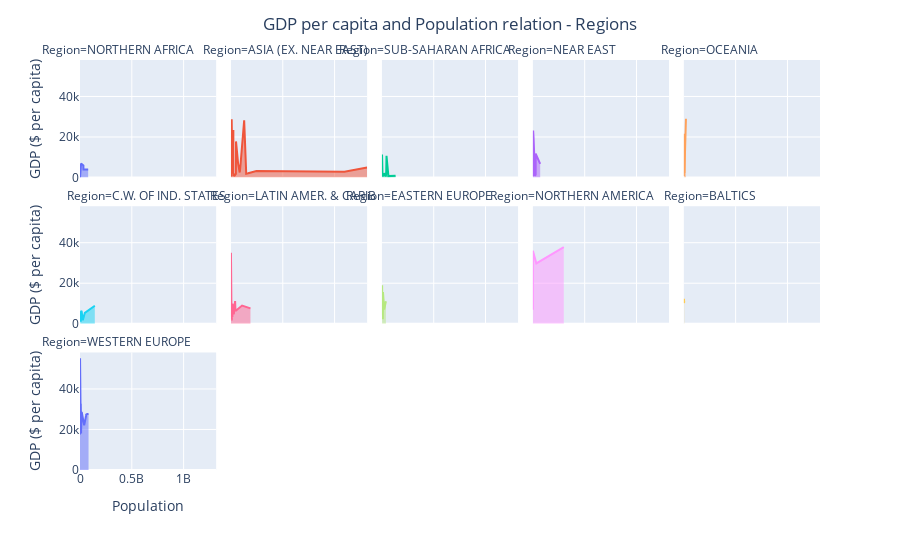

Write notebook code for a chart like this one.
### Code cell
# Configuring the area plot
fig = px.area(gdpChart,
              x="Population",
              y="GDP ($ per capita)",
              color="Region",
              facet_col="Region",  
              facet_col_wrap=5,
              height=550)
fig.update_layout(title="GDP per capita and Population relation - Regions", #BURAYI DEĞİŞTİR
                  title_x=0.50)
fig.update_layout(showlegend = False, yaxis_title = "GDP ($ per capita)")
fig.show()

### Figure 1 — Plotly figure (JSON) as saved in the notebook; plotly's stock layout.template omitted (floating-point values rounded to 4 significant figures)
{"data": [{"fillpattern": {"shape": ""}, "hovertemplate": "Region=NORTHERN AFRICA                    <br>Population=%{x}<br>GDP ($ per capita)=%{y}<extra></extra>", "legendgroup": "NORTHERN AFRICA                    ", "line": {"color": "#636efa"}, "marker": {"symbol": "circle"}, "mode": "lines", "name": "NORTHERN AFRICA                    ", "orientation": "v", "showlegend": true, "stackgroup": "1", "type": "scatter", "x": [273008, 33241259, 78887007, 32930091, 5900754, 10175014], "xaxis": "x11", "y": [0, 4000, 4000, 6000, 6400, 6900], "yaxis": "y11"}, {"fillpattern": {"shape": ""}, "hovertemplate": "Region=ASIA (EX. NEAR EAST)         <br>Population=%{x}<br>GDP ($ per capita)=%{y}<extra></extra>", "legendgroup": "ASIA (EX. NEAR EAST)         ", "line": {"color": "#EF553B"}, "marker": {"symbol": "circle"}, "mode": "lines", "name": "ASIA (EX. NEAR EAST)         ", "orientation": "v", "showlegend": true, "stackgroup": "1", "type": "scatter", "x": [1062777, 31056997, 23113019, 2279723, 28287147, 6368481, 47382633, 2832224, 13881427, 147365352, 165803560, 84402966, 1095351995, 245452739, 20222240, 359008, 89468677, 1313973713, 68688433, 64631595, 24385858, 48846823, 379444, 453125, 23036087, 4492150, 127463611, 6940432], "xaxis": "x12", "y": [500, 700, 1300, 1300, 1400, 1700, 1800, 1800, 1900, 1900, 2100, 2500, 2900, 3200, 3700, 3900, 4600, 5000, 7000, 7400, 9000, 17800, 18600, 19400, 23400, 23700, 28200, 28800], "yaxis": "y12"}, {"fillpattern": {"shape": ""}, "hovertemplate": "Region=SUB-SAHARAN AFRICA                 <br>Population=%{x}<br>GDP ($ per capita)=%{y}<extra></extra>", "legendgroup": "SUB-SAHARAN AFRICA                 ", "line": {"color": "#00cc96"}, "marker": {"symbol": "circle"}, "mode": "lines", "name": "SUB-SAHARAN AFRICA                 ", "orientation": "v", "showlegend": true, "stackgroup": "1", "type": "scatter", "x": [8863338, 6005250, 13013926, 37445392, 8090068, 3702314, 62660551, 690948, 4786994, 74777981, 1442029, 12525094, 11502010, 18595469, 11716829, 131859731, 34707817, 3042004, 4303356, 7862944, 13902972, 9944201, 193413, 19686505, 8648248, 486530, 28195754, 17654843, 420979, 5548702, 11987121, 1641564, 17340702, 3177388, 12236805, 12127071, 41236378, 9690222, 22409572, 7502, 201234, 540109, 2022331, 1136334, 1424906, 787584, 2044147, 81541, 1639833, 44187637, 1240827], "xaxis": "x13", "y": [500, 500, 600, 600, 600, 700, 700, 700, 700, 700, 800, 800, 800, 800, 900, 900, 1000, 1000, 1100, 1100, 1100, 1200, 1200, 1200, 1300, 1300, 1400, 1400, 1400, 1500, 1600, 1700, 1800, 1800, 1900, 1900, 1900, 2100, 2200, 2500, 2600, 2700, 3000, 4900, 5500, 5800, 7200, 7800, 9000, 10700, 11400], "yaxis": "y13"}, {"fillpattern": {"shape": ""}, "hovertemplate": "Region=NEAR EAST                          <br>Population=%{x}<br>GDP ($ per capita)=%{y}<extra></extra>", "legendgroup": "NEAR EAST                          ", "line": {"color": "#ab63fa"}, "marker": {"symbol": "circle"}, "mode": "lines", "name": "NEAR EAST                          ", "orientation": "v", "showlegend": true, "stackgroup": "1", "type": "scatter", "x": [1428757, 21456188, 2460492, 26783383, 18881361, 5906760, 3874050, 70413958, 27019731, 3102229, 698585, 2418393, 784301, 6352117, 885359, 2602713], "xaxis": "x14", "y": [600, 800, 800, 1500, 3300, 4300, 4800, 6700, 11800, 13100, 16900, 19000, 19200, 19800, 21500, 23200], "yaxis": "y14"}, {"fillpattern": {"shape": ""}, "hovertemplate": "Region=OCEANIA                            <br>Population=%{x}<br>GDP ($ per capita)=%{y}<extra></extra>", "legendgroup": "OCEANIA                            ", "line": {"color": "#FFA15A"}, "marker": {"symbol": "circle"}, "mode": "lines", "name": "OCEANIA                            ", "orientation": "v", "showlegend": true, "stackgroup": "1", "type": "scatter", "x": [105432, 11810, 60422, 552438, 108004, 5670544, 114689, 208869, 16025, 21388, 13287, 176908, 905949, 57794, 20579, 82459, 219246, 274578, 171019, 4076140, 20264082], "xaxis": "x15", "y": [800, 1100, 1600, 1700, 2000, 2200, 2200, 2900, 3700, 5000, 5000, 5600, 5800, 8000, 9000, 12500, 15000, 17500, 21000, 21600, 29000], "yaxis": "y15"}, {"fillpattern": {"shape": ""}, "hovertemplate": "Region=C.W. OF IND. STATES <br>Population=%{x}<br>GDP ($ per capita)=%{y}<extra></extra>", "legendgroup": "C.W. OF IND. STATES ", "line": {"color": "#19d3f3"}, "marker": {"symbol": "circle"}, "mode": "lines", "name": "C.W. OF IND. STATES ", "orientation": "v", "showlegend": true, "stackgroup": "1", "type": "scatter", "x": [7320815, 5213898, 27307134, 4466706, 4661473, 7961619, 2976372, 46710816, 5042920, 10293011, 15233244, 142893540], "xaxis": "x6", "y": [1000, 1600, 1700, 1800, 2500, 3400, 3500, 5400, 5800, 6100, 6300, 8900], "yaxis": "y6"}, {"fillpattern": {"shape": ""}, "hovertemplate": "Region=LATIN AMER. & CARIB    <br>Population=%{x}<br>GDP ($ per capita)=%{y}<extra></extra>", "legendgroup": "LATIN AMER. & CARIB    ", "line": {"color": "#FF6692"}, "marker": {"symbol": "circle"}, "mode": "lines", "name": "LATIN AMER. & CARIB    ", "orientation": "v", "showlegend": true, "stackgroup": "1", "type": "scatter", "x": [8308504, 5570129, 8989046, 7326496, 117848, 11382820, 13547510, 9439, 2758124, 767245, 439117, 12293545, 6506464, 6822378, 25730435, 287730, 89703, 28302603, 168458, 68910, 9183984, 3191319, 43593035, 188078227, 452776, 199509, 13477, 39129, 107449525, 4075261, 1065842, 21152, 16134219, 69108, 39921833, 221736, 3431932, 436131, 279912, 23098, 303770, 3927188, 108605, 71891, 45436], "xaxis": "x7", "y": [1600, 2300, 2400, 2600, 2900, 2900, 3300, 3400, 3900, 4000, 4000, 4100, 4700, 4800, 4800, 4900, 5000, 5100, 5400, 5400, 6000, 6300, 6300, 7600, 8000, 8300, 8600, 8800, 9000, 9100, 9500, 9600, 9900, 11000, 11200, 11400, 12800, 14400, 15700, 16000, 16700, 16800, 17200, 28000, 35000], "yaxis": "y7"}, {"fillpattern": {"shape": ""}, "hovertemplate": "Region=EASTERN EUROPE                     <br>Population=%{x}<br>GDP ($ per capita)=%{y}<extra></extra>", "legendgroup": "EASTERN EUROPE                     ", "line": {"color": "#B6E880"}, "marker": {"symbol": "circle"}, "mode": "lines", "name": "EASTERN EUROPE                     ", "orientation": "v", "showlegend": true, "stackgroup": "1", "type": "scatter", "x": [9396411, 3581655, 4498976, 2050554, 22303552, 7385367, 4494749, 38536869, 5439448, 9981334, 10235455, 2010347], "xaxis": "x8", "y": [2200, 4500, 6100, 6700, 7000, 7600, 10600, 11100, 13300, 13900, 15700, 19000], "yaxis": "y8"}, {"fillpattern": {"shape": ""}, "hovertemplate": "Region=NORTHERN AMERICA                   <br>Population=%{x}<br>GDP ($ per capita)=%{y}<extra></extra>", "legendgroup": "NORTHERN AMERICA                   ", "line": {"color": "#FF97FF"}, "marker": {"symbol": "circle"}, "mode": "lines", "name": "NORTHERN AMERICA                   ", "orientation": "v", "showlegend": true, "stackgroup": "1", "type": "scatter", "x": [7026, 56361, 33098932, 65773, 298444215], "xaxis": "x9", "y": [6900, 20000, 29800, 36000, 37800], "yaxis": "y9"}, {"fillpattern": {"shape": ""}, "hovertemplate": "Region=BALTICS                            <br>Population=%{x}<br>GDP ($ per capita)=%{y}<extra></extra>", "legendgroup": "BALTICS                            ", "line": {"color": "#FECB52"}, "marker": {"symbol": "circle"}, "mode": "lines", "name": "BALTICS                            ", "orientation": "v", "showlegend": true, "stackgroup": "1", "type": "scatter", "x": [2274735, 3585906, 1324333], "xaxis": "x10", "y": [10200, 11400, 12300], "yaxis": "y10"}, {"fillpattern": {"shape": ""}, "hovertemplate": "Region=WESTERN EUROPE                     <br>Population=%{x}<br>GDP ($ per capita)=%{y}<extra></extra>", "legendgroup": "WESTERN EUROPE                     ", "line": {"color": "#636efa"}, "marker": {"symbol": "circle"}, "mode": "lines", "name": "WESTERN EUROPE                     ", "orientation": "v", "showlegend": true, "stackgroup": "1", "type": "scatter", "x": [27928, 400214, 10605870, 71201, 65409, 10688058, 75441, 40397842, 47246, 91084, 33987, 58133509, 9016596, 32543, 5231372, 82422299, 60876136, 60609153, 16491461, 10379067, 4062235, 8192880, 299388, 5450661, 7523934, 29251, 4610820, 474413], "xaxis": "x", "y": [17500, 17700, 18000, 19000, 20000, 20000, 21000, 22000, 22000, 24800, 25000, 26700, 26800, 27000, 27400, 27600, 27600, 27700, 28600, 29100, 29600, 30000, 30900, 31100, 32700, 34600, 37800, 55100], "yaxis": "y"}], "layout": {"annotations": [{"font": {}, "showarrow": false, "text": "Region=WESTERN EUROPE                     ", "x": 0.092, "xanchor": "center", "xref": "paper", "y": 0.2867, "yanchor": "bottom", "yref": "paper"}, {"font": {}, "showarrow": false, "text": "Region=C.W. OF IND. STATES ", "x": 0.092, "xanchor": "center", "xref": "paper", "y": 0.6433, "yanchor": "bottom", "yref": "paper"}, {"font": {}, "showarrow": false, "text": "Region=LATIN AMER. & CARIB    ", "x": 0.296, "xanchor": "center", "xref": "paper", "y": 0.6433, "yanchor": "bottom", "yref": "paper"}, {"font": {}, "showarrow": false, "text": "Region=EASTERN EUROPE                     ", "x": 0.5, "xanchor": "center", "xref": "paper", "y": 0.6433, "yanchor": "bottom", "yref": "paper"}, {"font": {}, "showarrow": false, "text": "Region=NORTHERN AMERICA                   ", "x": 0.704, "xanchor": "center", "xref": "paper", "y": 0.6433, "yanchor": "bottom", "yref": "paper"}, {"font": {}, "showarrow": false, "text": "Region=BALTICS                            ", "x": 0.908, "xanchor": "center", "xref": "paper", "y": 0.6433, "yanchor": "bottom", "yref": "paper"}, {"font": {}, "showarrow": false, "text": "Region=NORTHERN AFRICA                    ", "x": 0.092, "xanchor": "center", "xref": "paper", "y": 1.0, "yanchor": "bottom", "yref": "paper"}, {"font": {}, "showarrow": false, "text": "Region=ASIA (EX. NEAR EAST)         ", "x": 0.296, "xanchor": "center", "xref": "paper", "y": 1.0, "yanchor": "bottom", "yref": "paper"}, {"font": {}, "showarrow": false, "text": "Region=SUB-SAHARAN AFRICA                 ", "x": 0.5, "xanchor": "center", "xref": "paper", "y": 1.0, "yanchor": "bottom", "yref": "paper"}, {"font": {}, "showarrow": false, "text": "Region=NEAR EAST                          ", "x": 0.704, "xanchor": "center", "xref": "paper", "y": 1.0, "yanchor": "bottom", "yref": "paper"}, {"font": {}, "showarrow": false, "text": "Region=OCEANIA                            ", "x": 0.908, "xanchor": "center", "xref": "paper", "y": 1.0, "yanchor": "bottom", "yref": "paper"}], "height": 550, "legend": {"title": {"text": "Region"}, "tracegroupgap": 0}, "margin": {"t": 60}, "showlegend": false, "title": {"text": "GDP per capita and Population relation - Regions", "x": 0.5}, "xaxis": {"anchor": "y", "domain": [0, 0.184], "title": {"text": "Population"}}, "xaxis10": {"anchor": "y10", "domain": [0.816, 1], "matches": "x", "showticklabels": false}, "xaxis11": {"anchor": "y11", "domain": [0, 0.184], "matches": "x", "showticklabels": false}, "xaxis12": {"anchor": "y12", "domain": [0.204, 0.388], "matches": "x", "showticklabels": false}, "xaxis13": {"anchor": "y13", "domain": [0.408, 0.592], "matches": "x", "showticklabels": false}, "xaxis14": {"anchor": "y14", "domain": [0.612, 0.796], "matches": "x", "showticklabels": false}, "xaxis15": {"anchor": "y15", "domain": [0.816, 1], "matches": "x", "showticklabels": false}, "xaxis2": {"anchor": "y2", "domain": [0.204, 0.388], "matches": "x", "title": {"text": "Population"}}, "xaxis3": {"anchor": "y3", "domain": [0.408, 0.592], "matches": "x", "title": {"text": "Population"}}, "xaxis4": {"anchor": "y4", "domain": [0.612, 0.796], "matches": "x", "title": {"text": "Population"}}, "xaxis5": {"anchor": "y5", "domain": [0.816, 1], "matches": "x", "title": {"text": "Population"}}, "xaxis6": {"anchor": "y6", "domain": [0, 0.184], "matches": "x", "showticklabels": false}, "xaxis7": {"anchor": "y7", "domain": [0.204, 0.388], "matches": "x", "showticklabels": false}, "xaxis8": {"anchor": "y8", "domain": [0.408, 0.592], "matches": "x", "showticklabels": false}, "xaxis9": {"anchor": "y9", "domain": [0.612, 0.796], "matches": "x", "showticklabels": false}, "yaxis": {"anchor": "x", "domain": [0, 0.2867], "title": {"text": "GDP ($ per capita)"}}, "yaxis10": {"anchor": "x10", "domain": [0.3567, 0.6433], "matches": "y", "showticklabels": false}, "yaxis11": {"anchor": "x11", "domain": [0.7133, 1.0], "matches": "y", "title": {"text": "GDP ($ per capita)"}}, "yaxis12": {"anchor": "x12", "domain": [0.7133, 1.0], "matches": "y", "showticklabels": false}, "yaxis13": {"anchor": "x13", "domain": [0.7133, 1.0], "matches": "y", "showticklabels": false}, "yaxis14": {"anchor": "x14", "domain": [0.7133, 1.0], "matches": "y", "showticklabels": false}, "yaxis15": {"anchor": "x15", "domain": [0.7133, 1.0], "matches": "y", "showticklabels": false}, "yaxis2": {"anchor": "x2", "domain": [0, 0.2867], "matches": "y", "showticklabels": false}, "yaxis3": {"anchor": "x3", "domain": [0, 0.2867], "matches": "y", "showticklabels": false}, "yaxis4": {"anchor": "x4", "domain": [0, 0.2867], "matches": "y", "showticklabels": false}, "yaxis5": {"anchor": "x5", "domain": [0, 0.2867], "matches": "y", "showticklabels": false}, "yaxis6": {"anchor": "x6", "domain": [0.3567, 0.6433], "matches": "y", "title": {"text": "GDP ($ per capita)"}}, "yaxis7": {"anchor": "x7", "domain": [0.3567, 0.6433], "matches": "y", "showticklabels": false}, "yaxis8": {"anchor": "x8", "domain": [0.3567, 0.6433], "matches": "y", "showticklabels": false}, "yaxis9": {"anchor": "x9", "domain": [0.3567, 0.6433], "matches": "y", "showticklabels": false}}}
